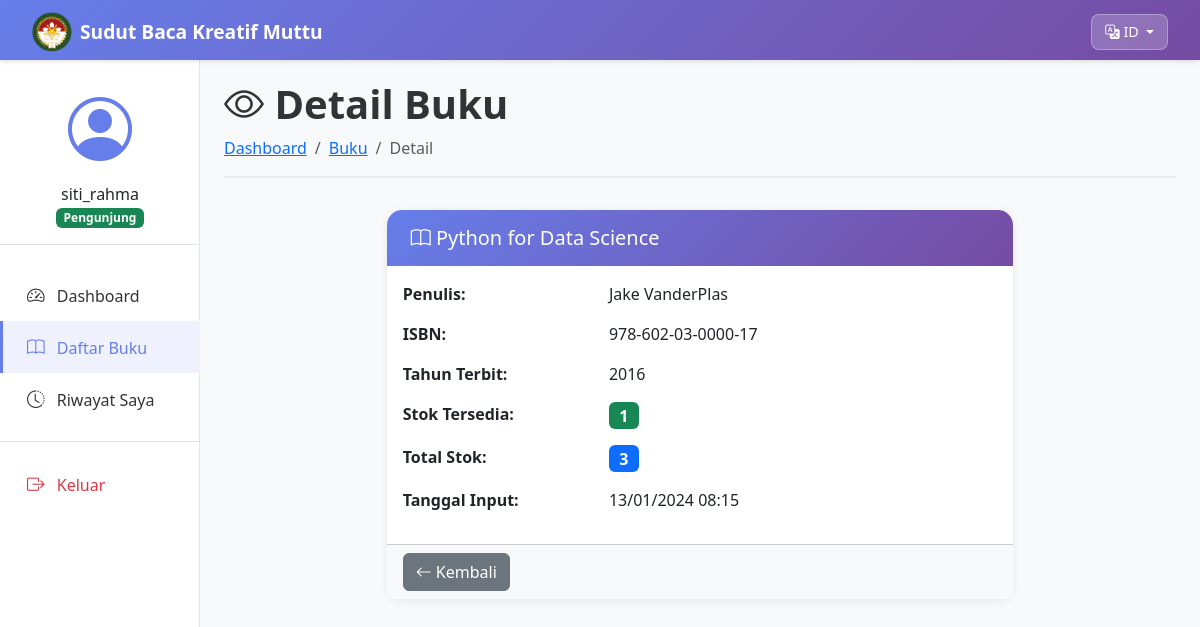
/public/books/view.php?id=17 (signed in), run on the app's committed database.
### tables this page shows
CREATE TABLE books (
    id INT AUTO_INCREMENT PRIMARY KEY,
    title VARCHAR(255) NOT NULL,
    author VARCHAR(100) NOT NULL,
    published_year YEAR,
    isbn VARCHAR(20) UNIQUE,
    available_copies INT DEFAULT 0,
    total_copies INT DEFAULT 0,
    created_at TIMESTAMP DEFAULT CURRENT_TIMESTAMP
);

### src/Models/Book.php (called while the page is built, shortened)
<?php
class Book {
    private $db;
    public function __construct($database) {
        $this->db = $database;
    }
    public function read($id) {
        $stmt = $this->db->prepare("SELECT * FROM books WHERE id = ?");
        $stmt->bind_param("i", $id);
        $stmt->execute();
        $result = $stmt->get_result()->fetch_assoc();
        return $result;
    }
}

### public/books/view.php (the view, shortened to what this page needs)
<?php
require_once '../../config/database.php';
require_once '../../src/Models/Book.php';
$bookId = $_GET['id'] ?? null;
if ($bookId) {
    $bookModel = new Book($db);
    $book = $bookModel->read($bookId);
} else {
    $_SESSION['error'] = 'ID buku tidak valid';
    header("Location: index.php");
    exit;
}
?>
<?php include '../layouts/header.php'; ?>
<?php include '../layouts/sidebar.php'; ?>
<main class="col-md-9 ms-sm-auto col-lg-10 px-md-4">
    <div class="page-header">
        <h1><i class="bi bi-eye"></i> Detail Buku</h1>
        <nav aria-label="breadcrumb">
            <ol class="breadcrumb">
                <li class="breadcrumb-item"><a href="../dashboard.php">Dashboard</a></li>
                <li class="breadcrumb-item"><a href="index.php">Buku</a></li>
                <li class="breadcrumb-item active">Detail</li>
            </ol>
        </nav>
    </div>
    <div class="row justify-content-center">
        <div class="col-lg-8">
            <div class="card">
                <div class="card-header bg-gradient-primary text-white">
                    <h5 class="mb-0"><i class="bi bi-book"></i> <?php echo htmlspecialchars($book['title']); ?></h5>
                </div>
                <div class="card-body">
                    <div class="row mb-3">
                        <div class="col-md-4 fw-bold">Penulis:</div>
                        <div class="col-md-8"><?php echo htmlspecialchars($book['author']); ?></div>
                    </div>
                    <div class="row mb-3">
                        <div class="col-md-4 fw-bold">ISBN:</div>
                        <div class="col-md-8"><?php echo htmlspecialchars($book['isbn'] ?? '-'); ?></div>
                    </div>
                    <div class="row mb-3">
                        <div class="col-md-4 fw-bold">Tahun Terbit:</div>
                        <div class="col-md-8"><?php echo htmlspecialchars($book['published_year'] ?? '-'); ?></div>
                    </div>
                    <div class="row mb-3">
                        <div class="col-md-4 fw-bold">Stok Tersedia:</div>
                        <div class="col-md-8">
                            <span class="badge bg-success fs-6"><?php echo htmlspecialchars($book['available_copies'] ?? 0); ?></span>
                        </div>
                    </div>
                    <div class="row mb-3">
                        <div class="col-md-4 fw-bold">Total Stok:</div>
                        <div class="col-md-8">
                            <span class="badge bg-primary fs-6"><?php echo htmlspecialchars($book['total_copies'] ?? 0); ?></span>
                        </div>
                    </div>
                    <div class="row mb-3">
                        <div class="col-md-4 fw-bold">Tanggal Input:</div>
                        <div class="col-md-8"><?php echo date('d/m/Y H:i', strtotime($book['created_at'])); ?></div>
                    </div>
                </div>
                <div class="card-footer bg-light">
                    <div class="d-flex gap-2">
                        <a href="index.php" class="btn btn-secondary">
                            <i class="bi bi-arrow-left"></i> Kembali
                        </a>
                    </div>
                </div>
            </div>
        </div>
    </div>
</main>
<?php include '../layouts/footer.php'; ?>

### public/layouts/header.php (style rules this page uses)
:root { --primary-gradient: linear-gradient(135deg, #667eea 0%, #764ba2 100%); --sidebar-width: 250px; }
body { font-family: 'Segoe UI', Tahoma, Geneva, Verdana, sans-serif; background-color: #f8f9fa; }
main { margin-left: var(--sidebar-width); padding: 2rem; padding-top: 80px; }
.card { border: none; border-radius: 15px; box-shadow: 0 2px 10px rgba(0,0,0,0.08); margin-bottom: 1.5rem; transition: transform 0.3s; }
.card-header { background: var(--primary-gradient); color: white; border: none; border-radius: 15px 15px 0 0 !important; padding: 1rem 1.5rem; font-weight: 600; }
.bg-gradient-primary { background: linear-gradient(135deg, #667eea 0%, #764ba2 100%); }
.page-header { margin-bottom: 2rem; padding-bottom: 1rem; border-bottom: 2px solid #e9ecef; }
.page-header h1 { color: #333; font-weight: 600; margin-bottom: 0.5rem; }
.breadcrumb { background: transparent; padding: 0; margin: 0; }

### data on the page
books: title "Python for Data Science", author "Jake VanderPlas", isbn "978-602-03-0000-17", published_year "2016", available_copies "1", total_copies "3", created_at "13/01/2024 08:15"

### other printed values
__('site_name') "Sudut Baca Kreatif Muttu"
$username "siti_rahma"
__('roles.' . $user_role) "Pengunjung"
__('nav.dashboard') "Dashboard"
__('books.list') "Daftar Buku"
__('nav.logout') "Keluar"
